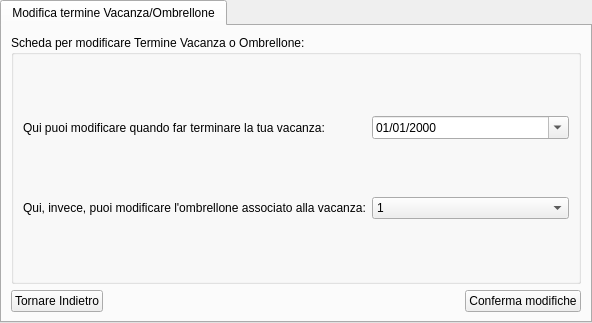
<?xml version="1.0" encoding="UTF-8"?>
<ui version="4.0">
 <class>tabModificaTermineVacanzaOmbrellone</class>
 <widget class="QTabWidget" name="tabModificaTermineVacanzaOmbrellone">
  <property name="geometry">
   <rect>
    <x>0</x>
    <y>0</y>
    <width>592</width>
    <height>323</height>
   </rect>
  </property>
  <property name="windowTitle">
   <string>Struttura Alberghiera</string>
  </property>
  <widget class="QWidget" name="tab">
   <attribute name="title">
    <string>Modifica termine Vacanza/Ombrellone</string>
   </attribute>
   <layout class="QGridLayout" name="gridLayout">
    <item row="2" column="1">
     <spacer name="horizontalSpacer">
      <property name="orientation">
       <enum>Qt::Horizontal</enum>
      </property>
      <property name="sizeHint" stdset="0">
       <size>
        <width>40</width>
        <height>20</height>
       </size>
      </property>
     </spacer>
    </item>
    <item row="2" column="2">
     <widget class="QPushButton" name="btnConfermaModificheEffettuate">
      <property name="text">
       <string>Conferma modifiche</string>
      </property>
     </widget>
    </item>
    <item row="2" column="0">
     <widget class="QPushButton" name="btnTornareIndietro">
      <property name="text">
       <string>Tornare Indietro</string>
      </property>
     </widget>
    </item>
    <item row="0" column="0" colspan="3">
     <widget class="QGroupBox" name="groupboxSchedaModificaTermineVacanzaOmbrellone">
      <property name="title">
       <string>Scheda per modificare Termine Vacanza o Ombrellone:</string>
      </property>
      <layout class="QGridLayout" name="gridLayout_2">
       <item row="0" column="1">
        <widget class="QDateEdit" name="dateeditModificaTermineVacanza">
         <property name="displayFormat">
          <string>dd/MM/yyyy</string>
         </property>
         <property name="calendarPopup">
          <bool>true</bool>
         </property>
        </widget>
       </item>
       <item row="0" column="0">
        <widget class="QLabel" name="labelModificatermineVacanza">
         <property name="text">
          <string>Qui puoi modificare quando far terminare la tua vacanza:</string>
         </property>
        </widget>
       </item>
       <item row="1" column="0">
        <widget class="QLabel" name="labelModificaOmbrellone">
         <property name="text">
          <string>Qui, invece, puoi modificare l'ombrellone associato alla vacanza:</string>
         </property>
        </widget>
       </item>
       <item row="1" column="1">
        <widget class="QComboBox" name="comboboxModificaOmbrellone">
         <item>
          <property name="text">
           <string>1</string>
          </property>
         </item>
         <item>
          <property name="text">
           <string>2</string>
          </property>
         </item>
         <item>
          <property name="text">
           <string>3</string>
          </property>
         </item>
         <item>
          <property name="text">
           <string>4</string>
          </property>
         </item>
         <item>
          <property name="text">
           <string>5</string>
          </property>
         </item>
         <item>
          <property name="text">
           <string>6</string>
          </property>
         </item>
         <item>
          <property name="text">
           <string>7</string>
          </property>
         </item>
         <item>
          <property name="text">
           <string>8</string>
          </property>
         </item>
         <item>
          <property name="text">
           <string>9</string>
          </property>
         </item>
         <item>
          <property name="text">
           <string>10</string>
          </property>
         </item>
         <item>
          <property name="text">
           <string>11</string>
          </property>
         </item>
         <item>
          <property name="text">
           <string>12</string>
          </property>
         </item>
         <item>
          <property name="text">
           <string>13</string>
          </property>
         </item>
         <item>
          <property name="text">
           <string>14</string>
          </property>
         </item>
         <item>
          <property name="text">
           <string>15</string>
          </property>
         </item>
         <item>
          <property name="text">
           <string>16</string>
          </property>
         </item>
         <item>
          <property name="text">
           <string>17</string>
          </property>
         </item>
         <item>
          <property name="text">
           <string>18</string>
          </property>
         </item>
         <item>
          <property name="text">
           <string>19</string>
          </property>
         </item>
         <item>
          <property name="text">
           <string>20</string>
          </property>
         </item>
         <item>
          <property name="text">
           <string>21</string>
          </property>
         </item>
         <item>
          <property name="text">
           <string>22</string>
          </property>
         </item>
         <item>
          <property name="text">
           <string>23</string>
          </property>
         </item>
         <item>
          <property name="text">
           <string>24</string>
          </property>
         </item>
         <item>
          <property name="text">
           <string>25</string>
          </property>
         </item>
         <item>
          <property name="text">
           <string>26</string>
          </property>
         </item>
         <item>
          <property name="text">
           <string>27</string>
          </property>
         </item>
         <item>
          <property name="text">
           <string>28</string>
          </property>
         </item>
         <item>
          <property name="text">
           <string>29</string>
          </property>
         </item>
         <item>
          <property name="text">
           <string>30</string>
          </property>
         </item>
         <item>
          <property name="text">
           <string>31</string>
          </property>
         </item>
         <item>
          <property name="text">
           <string>32</string>
          </property>
         </item>
         <item>
          <property name="text">
           <string>33</string>
          </property>
         </item>
         <item>
          <property name="text">
           <string>34</string>
          </property>
         </item>
         <item>
          <property name="text">
           <string>35</string>
          </property>
         </item>
         <item>
          <property name="text">
           <string>36</string>
          </property>
         </item>
        </widget>
       </item>
      </layout>
     </widget>
    </item>
   </layout>
  </widget>
 </widget>
 <resources/>
 <connections/>
</ui>
